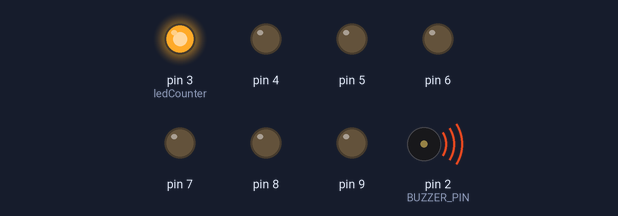
Bench run of a sketch on a simulated Arduino Uno, built with avr-gcc and run on an emulated ATmega328P. On the bench: output pins drawn as LEDs (lit = HIGH), buzzer (waves = sounding).

Above: at 0.16 s.
At 2.0 s:
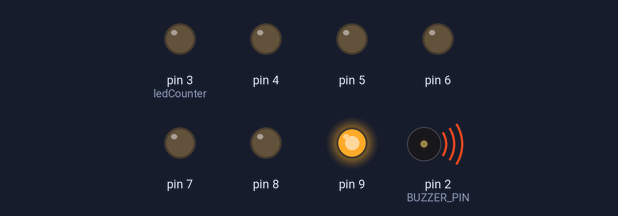
At 14.3 s:
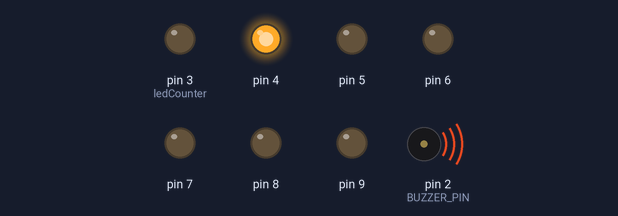
At 22.5 s:
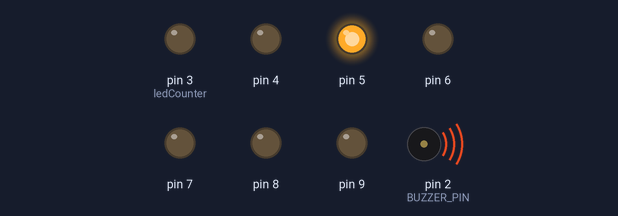
At 27.7 s:
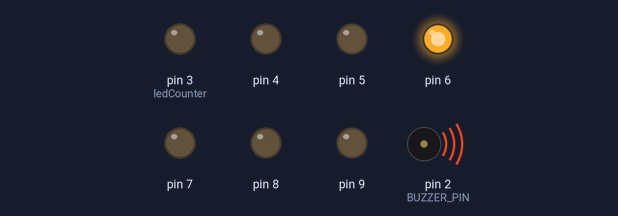
At 35.7 s:
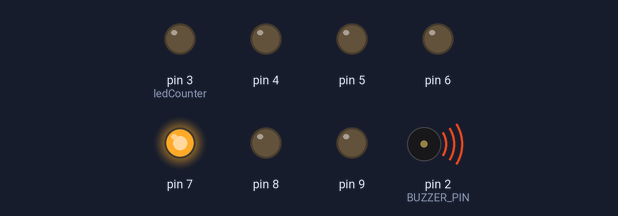
Timing chart, 0 to 40.0 s (numbered marks = the images above):
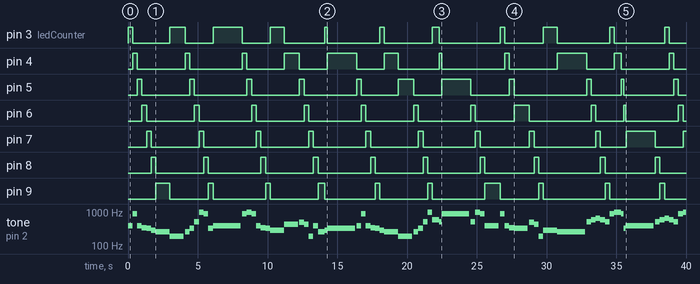

The sketch:

sketch_feb01a.ino
```cpp
/*
 * Video Link: https://youtu.be/nqI_Nxqm6pw
 *
 * Original Song: 我和我的祖国 (My People, My Country)
 *
 */

// Actual code after declarations starts on line 263

#include "pitches.h"

// declare pins
#define BUZZER_PIN 2
int ledCounter = 2;

// code to translate library's staff notation to jianpu notation
const int note0 = 0;
const int note_5 = NOTE_G3;
const int note_6 = NOTE_A4;
const int note_7 = NOTE_B4;
const int note1 = NOTE_C4;
const int note2 = NOTE_D4;
const int note3 = NOTE_E4;
const int note4 = NOTE_F4;
const int note5 = NOTE_G4;
const int note6 = NOTE_A5;
const int note7 = NOTE_B5;
const int note1_ = NOTE_C5;
const int note2_ = NOTE_D5;
const int note3_ = NOTE_E5;

// sequence of notes to play
int notes[] {
  note5, note6, note5, note4, note3, note2,
  note1, note_5,
  note1, note3, note1_, note7, note6, note3,
  note5,

  note6, note7, note6, note5, note4, note3,
  note2, note_6,
  note_7, note_6, note_5, note5, note1, note2,
  note3,

  note5, note6, note5, note4, note3, note2,
  note1, note_5,
  note1, note3, note1_, note7, note2_, note1_,
  note6,

  note1_, note7, note6, note5,
  note6, note5, note4, note3,
  note_7, note_6, note_5, note2,
  note1,

  note1_, note2_, note3_, note2_, note1_, note6,
  note7, note6, note3, note5,
  note1_, note2_, note3_, note2_, note1_, note6,

  note7, note5, note3, note6,
  note5, note4, note3, note2,
  note_7, note_6, note_5, note3,
  note4, note2, note1,
  note1, note0,

  // repeat

  note5, note6, note5, note4, note3, note2,
  note1, note_5,
  note1, note3, note1_, note7, note6, note3,
  note5,

  note6, note7, note6, note5, note4, note3,
  note2, note_6,
  note_7, note_6, note_5, note5, note1, note2,
  note3,

  note5, note6, note5, note4, note3, note2,
  note1, note_5,
  note1, note3, note1_, note7, note2_, note1_,
  note6,

  note1_, note7, note6, note5,
  note6, note5, note4, note3,
  note_7, note_6, note_5, note2,
  note1,

  note1_, note2_, note3_, note2_, note1_, note6,
  note7, note6, note3, note5,
  note1_, note2_, note3_, note2_, note1_, note6,

  note7, note5, note3, note6,
  note5, note4, note3, note2,
  note_7, note_6, note_5, note3,
  note4, note2, note1,
  note1, note0,

  // ending

  note1_, note2_, note3_, note2_, note1_, note6,
  note7, note6, note3, note5,
  note1_, note2_, note3_, note2_, note1_, note6,
  note7, note5, note3, note6,

  note5, note4, note3, note2,
  note7, note6, note5, note3,
  note3, note2_, note1_,
  note1_
};

// length of note relative to eighth note
double length[] {
  1, 1, 1, 1, 1, 1,
  3, 3,
  1, 1, 1, 1, 1, 1,
  6,

  1, 1, 1, 1, 1, 1,
  3, 3,
  1, 1, 1, 1, 1.5, 0.5,
  6,

  1, 1, 1, 1, 1, 1,
  3, 3,
  1, 1, 1, 1, 1.5, 0.5,
  6,

  1, 1, 1, 3,
  1, 1, 1, 3,
  1, 1, 1, 3,
  6,

  1, 1, 1, 1, 1, 1,
  1.5, 0.5, 0.5, 6,
  1, 1, 1, 1, 1, 1,

  1, 1.5, 0.5, 6,
  1, 1, 1, 3,
  1, 1, 1, 3,
  3, 2, 1,
  5, 1,

  // repeat

  1, 1, 1, 1, 1, 1,
  3, 3,
  1, 1, 1, 1, 1, 1,
  6,

  1, 1, 1, 1, 1, 1,
  3, 3,
  1, 1, 1, 1, 1.5, 0.5,
  6,

  1, 1, 1, 1, 1, 1,
  3, 3,
  1, 1, 1, 1, 1.5, 0.5,
  6,

  1, 1, 1, 3,
  1, 1, 1, 3,
  1, 1, 1, 3,
  6,

  1, 1, 1, 1, 1, 1,
  1.5, 0.5, 0.5, 6,
  1, 1, 1, 1, 1, 1,

  1, 1.5, 0.5, 6,
  1, 1, 1, 3,
  1, 1, 1, 3,
  3, 2, 1,
  5, 1,

  // ending

  1, 1, 1, 1, 1, 1,
  1, 1.5, 0.5, 3,
  1, 1, 1, 1, 1, 1,
  1, 1.5, 0.5, 3,

  1, 1, 1, 3,
  1, 1, 1, 3,
  3, 2, 1,
  6
};

// use this to define breath change and rests where no pause = 0 and pause = 1
int pauses[] {
  0, 0, 0, 0, 0, 0,
  0, 1,
  0, 0, 0, 0, 0, 0,
  1,

  0, 0, 0, 0, 0, 0,
  0, 1,
  0, 0, 0, 0, 0, 0,
  1,

  0, 0, 0, 0, 0, 0,
  0, 1,
  0, 0, 0, 0, 0, 0,
  1,

  0, 0, 0, 1,
  0, 0, 0, 1,
  0, 0, 0, 0,
  1,

  0, 0, 0, 0, 0, 0,
  0, 0, 0, 1,
  0, 0, 0, 0, 0, 0,

  0, 0, 0, 1,
  0, 0, 0, 1,
  0, 0, 0, 1,
  0, 0, 0,
  0, 1,

  // repeat

  0, 0, 0, 0, 0, 0,
  0, 1,
  0, 0, 0, 0, 0, 0,
  1,

  0, 0, 0, 0, 0, 0,
  0, 1,
  0, 0, 0, 0, 0, 0,
  1,

  0, 0, 0, 0, 0, 0,
  0, 1,
  0, 0, 0, 0, 0, 0,
  1,

  0, 0, 0, 1,
  0, 0, 0, 1,
  0, 0, 0, 0,
  1,

  0, 0, 0, 0, 0, 0,
  0, 0, 0, 1,
  0, 0, 0, 0, 0, 0,

  0, 0, 0, 1,
  0, 0, 0, 1,
  0, 0, 0, 1,
  0, 0, 0,
  0, 1,

  // ending

  0, 0, 0, 0, 0, 0,
  0, 0, 0, 1,
  0, 0, 0, 0, 0, 0,
  0, 0, 0, 1,

  0, 0, 0, 1,
  0, 0, 0, 1,
  0, 0, 0,
  1
};

void setup() {
  // put your setup code here, to run once:
  pinMode(3, OUTPUT);
  pinMode(4, OUTPUT);
  pinMode(5, OUTPUT);
  pinMode(6, OUTPUT);
  pinMode(7, OUTPUT);
  pinMode(8, OUTPUT);
  pinMode(9, OUTPUT);
}

void loop() {
  for (int i = 0; i < (sizeof(notes)/sizeof(int)); i++) {
    if (notes[i] != 0) {
      LEDHandler(0);
      tone(BUZZER_PIN, notes[i]);
    }
    LEDHandler(1);
    delay((int)(333 * length[i]));
    noTone(BUZZER_PIN);
    delay(100 * pauses[i]);
  }
  delay(5000);
}

void LEDHandler(int action) {
  if (action == 1) {
    digitalWrite(ledCounter, HIGH);
  }
  else if (action == 0) {
    digitalWrite(ledCounter, LOW);
    if (ledCounter < 9) {
      ledCounter++;
    }
    else if (ledCounter == 9) {
      ledCounter = 3;
    }
  }
}
```

pitches.h
```cpp
/*************************************************
 * Public Constants
 *************************************************/

#define NOTE_B0  31
#define NOTE_C1  33
#define NOTE_CS1 35
#define NOTE_D1  37
#define NOTE_DS1 39
#define NOTE_E1  41
#define NOTE_F1  44
#define NOTE_FS1 46
#define NOTE_G1  49
#define NOTE_GS1 52
#define NOTE_A1  55
#define NOTE_AS1 58
#define NOTE_B1  62
#define NOTE_C2  65
#define NOTE_CS2 69
#define NOTE_D2  73
#define NOTE_DS2 78
#define NOTE_E2  82
#define NOTE_F2  87
#define NOTE_FS2 93
#define NOTE_G2  98
#define NOTE_GS2 104
#define NOTE_A2  110
#define NOTE_AS2 117
#define NOTE_B2  123
#define NOTE_C3  131
#define NOTE_CS3 139
#define NOTE_D3  147
#define NOTE_DS3 156
#define NOTE_E3  165
#define NOTE_F3  175
#define NOTE_FS3 185
#define NOTE_G3  196
#define NOTE_GS3 208
#define NOTE_A3  220
#define NOTE_AS3 233
#define NOTE_B3  247
#define NOTE_C4  262
#define NOTE_CS4 277
#define NOTE_D4  294
#define NOTE_DS4 311
#define NOTE_E4  330
#define NOTE_F4  349
#define NOTE_FS4 370
#define NOTE_G4  392
#define NOTE_GS4 415
#define NOTE_A4  440
#define NOTE_AS4 466
#define NOTE_B4  494
#define NOTE_C5  523
#define NOTE_CS5 554
#define NOTE_D5  587
#define NOTE_DS5 622
#define NOTE_E5  659
#define NOTE_F5  698
#define NOTE_FS5 740
#define NOTE_G5  784
#define NOTE_GS5 831
#define NOTE_A5  880
#define NOTE_AS5 932
#define NOTE_B5  988
#define NOTE_C6  1047
#define NOTE_CS6 1109
#define NOTE_D6  1175
#define NOTE_DS6 1245
#define NOTE_E6  1319
#define NOTE_F6  1397
#define NOTE_FS6 1480
#define NOTE_G6  1568
#define NOTE_GS6 1661
#define NOTE_A6  1760
#define NOTE_AS6 1865
#define NOTE_B6  1976
#define NOTE_C7  2093
#define NOTE_CS7 2217
#define NOTE_D7  2349
#define NOTE_DS7 2489
#define NOTE_E7  2637
#define NOTE_F7  2794
#define NOTE_FS7 2960
#define NOTE_G7  3136
#define NOTE_GS7 3322
#define NOTE_A7  3520
#define NOTE_AS7 3729
#define NOTE_B7  3951
#define NOTE_C8  4186
#define NOTE_CS8 4435
#define NOTE_D8  4699
#define NOTE_DS8 4978
```

Measured:
- by itself, pin 3 (ledCounter): LOW → HIGH at 0.00 s, → LOW 0.33 s later, → HIGH 2.7 s later, → LOW 1.1 s later, … (22 changes in this stretch)
- by itself, pin 4: LOW → HIGH at 0.33 s, → LOW 0.33 s later, → HIGH 3.4 s later, → LOW 0.33 s later, … (22 changes in this stretch)
- by itself, pin 5: LOW → HIGH at 0.67 s, → LOW 0.33 s later, → HIGH 3.4 s later, → LOW 0.33 s later, … (22 changes in this stretch)
- by itself, pin 6: LOW → HIGH at 1.0 s, → LOW 0.33 s later, → HIGH 3.4 s later, → LOW 0.33 s later, … (22 changes in this stretch)
- by itself, pin 7: LOW → HIGH at 1.3 s, → LOW 0.33 s later, → HIGH 3.4 s later, → LOW 0.33 s later, … (21 changes in this stretch)
- by itself, pin 8: goes 7 × (HIGH 0.33 s, LOW 3.4 s), HIGH 0.33 s, LOW 4.4 s, HIGH 0.33 s, LOW 3.6 s, HIGH 0.33 s, then LOW
- by itself, pin 9: LOW → HIGH at 2.0 s, → LOW 1.0 s later, → HIGH 2.8 s later, → LOW 0.33 s later, … (20 changes in this stretch)
- by itself, tone on pin 2 (BUZZER_PIN): plays 392 Hz for 0.33 s, 880 Hz for 0.33 s, 392 Hz for 0.33 s, 349 Hz for 0.33 s, 330 Hz for 0.33 s, 294 Hz for 0.33 s … (75 notes in this stretch)
